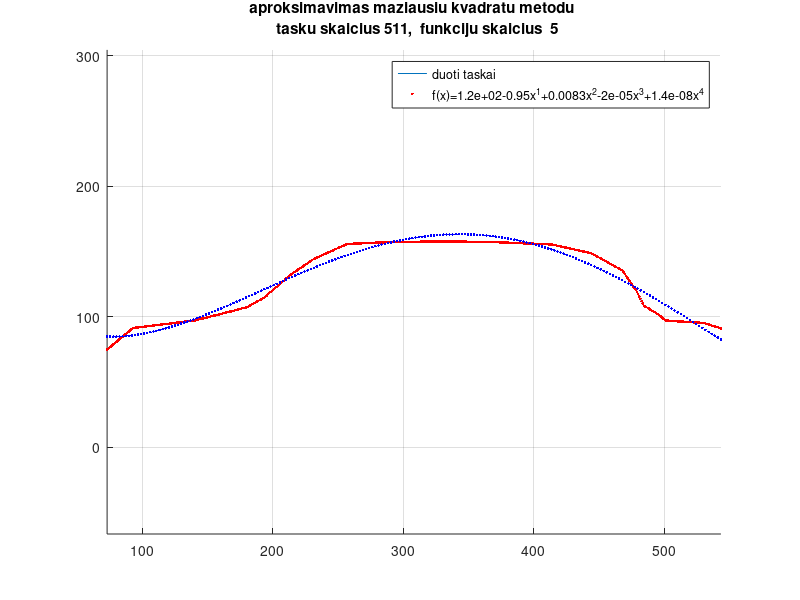

Reproduce this figure in MATLAB.
%
%   Aproksimuojama vienanariu bazeje. Duomenys imami is failo
%   Parodoma, kokia yra aproksimuojancios funkcijos elgsena 
%   uz duomenu intervalo ribu   

function main
clc,close all,clear all

% Is failu ivedami duomenys:
npower=9   
n=2^npower-1;
fclose all; fhx=fopen('carx.txt','r'); fhy=fopen('cary.txt','r');
figure(100); axis equal,hold on,grid on
SX=fscanf(fhx,'%g '); SY=fscanf(fhy,'%g '); fclose all; 
ppp=0*60,   % sukuriamas "atstumas" tarp signalu  %********************************** 
if ppp~= 0   % sukuriamas vaizdas "ilgame periode"
    SX(2:end+1)=SX(1:end);SX(1)=SX(2)-ppp;SX(end+1)=SX(end)+ppp;
    SY(2:end+1)=SY(1:end);SY(1)=0;SY(end+1)=0;
end
plot(SX,SY); 
a=min(SX);b=max(SX);t=[a:(b-a)/n:b];
fff=interp1(SX,SY,t);   % perskaiciuojama i naujas abscises

plot(t,fff,'r.');  
title(sprintf('duota funkcija, tasku skaicius 2^%d',npower));

pause
% Maziausiu kvadratu metodo lygciu sistema:
m= 5;
G=base(m,t)
c=(G'*G)\(G'*fff')
sss=sprintf('%5.2g',c(1));
for i=1:m-1
    sss=[sss,sprintf('+%5.2gx^%1d',c(i+1),i)];
end
sss=strrep(sss,'+-','-');
% Aproksimuojanti funkcija:
nnn=200; %vaizdavimo tasku skaicius
tmin=min(t);tmax=max(t);
% tmin=-14;tmax=28;
ttt=[tmin:(tmax-tmin)/(nnn-1):tmax]; %vaizdavimo taskai 
Gv=base(m,ttt);
fff1=Gv*c;
plot(ttt,fff1,'b.');
legend({'duoti taskai',sprintf('f(x)=%s',sss)})
title(sprintf('aproksimavimas maziausiu kvadratu metodu \n  tasku skaicius %d,  funkciju skaicius  %d',n,m));

end

function G=base(m,x)
     for i=1:m,  G(:,i)=x.^(i-1); end
return
end